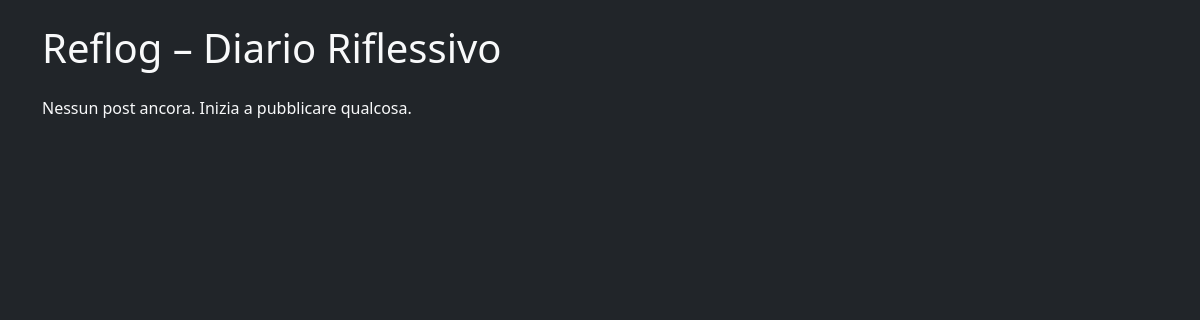
The app's page /, older data.
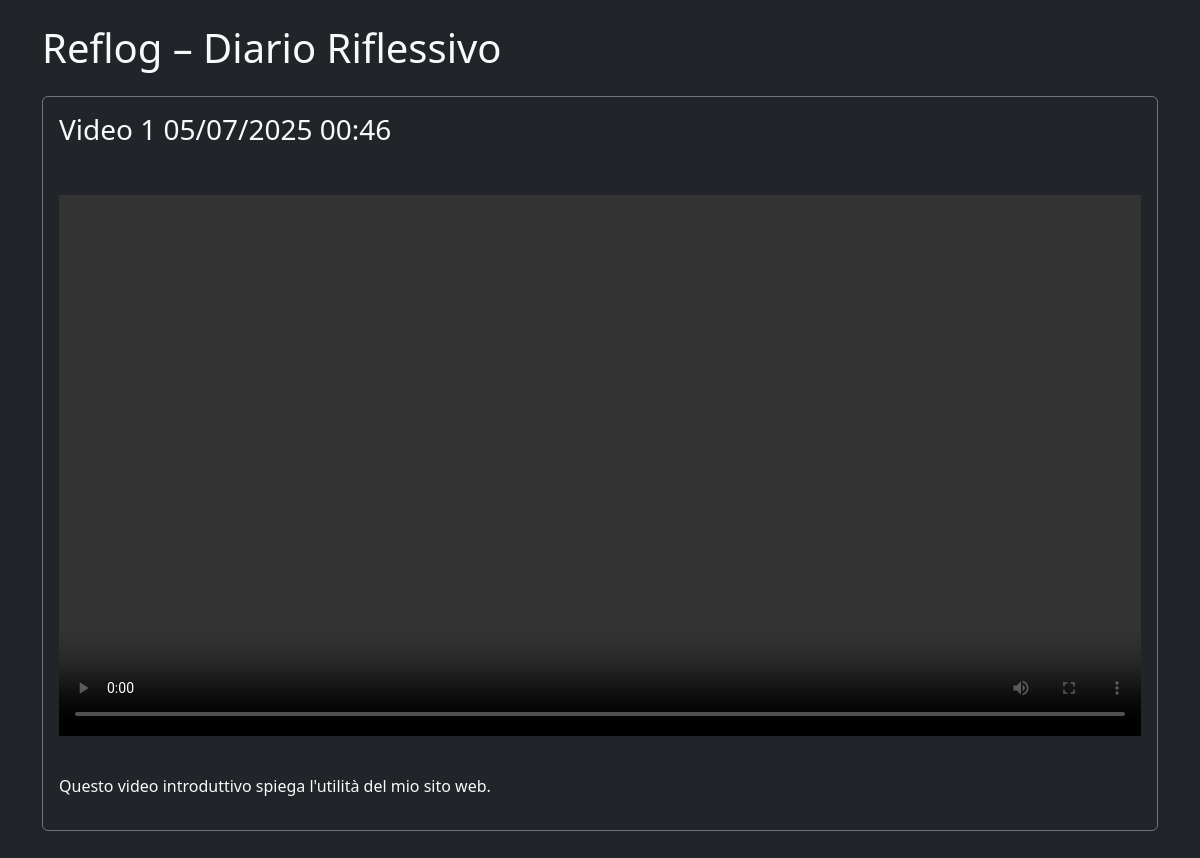
The same page, newer data.
### vlog/models.py (models this page shows, shortened)
class VlogPost(models.Model):
    title = models.CharField(max_length=200)
    video_file = CloudinaryField('video', resource_type='video', blank=True, null=True)
    audio_note = CloudinaryField('audio', resource_type='video', blank=True, null=True)
    video_url = models.URLField(blank=True, null=True)
    text_reflection = models.TextField()
    tags = models.CharField(max_length=200, help_text="Comma-separated tags", blank=True)
    created_at = models.DateTimeField(auto_now_add=True)

### vlog/views.py (the view)
# urls.py: 2. Add a URL to urlpatterns:  path('', views.home, name='home')
def home(request):
    posts = VlogPost.objects.order_by('-created_at')
    return render(request, 'vlog/home.html', {'posts': posts})

### vlog/templates/vlog/home.html (shortened to what this page needs)
{% extends "vlog/base.html" %}
{% block content %}
    {% for post in posts %}
        <div class="mb-5 p-3 border border-secondary rounded">
            <h3>{{ post.title }}</h3>
            <p class="text-muted">{{ post.created_at|date:"d M Y – H:i" }}</p>
            {% if post.video_file %}
                <video width="100%" controls controlsList="nodownload" class="mb-3">
                    <source src="{{ post.video_file.url }}" type="video/mp4">
                </video>
            {% elif post.video_url %}
                <div class="ratio ratio-16x9 mb-3">
                    <iframe src="{{ post.video_url }}" frameborder="0" allowfullscreen></iframe>
                </div>
            {% endif %}
            <p>{{ post.text_reflection|linebreaks }}</p>
        </div>
    {% empty %}
        <p>Nessun post ancora. Inizia a pubblicare qualcosa.</p>
    {% endfor %}
{% endblock %}

### vlog/templates/vlog/base.html (shortened to what this page needs)
<!DOCTYPE html>
<html lang="en">
<head>
    <link rel="stylesheet" href="https://cdn.jsdelivr.net/npm/bootstrap@5.3.0/dist/css/bootstrap.min.css">
</head>
<body class="bg-dark text-light">
    <div class="container py-4">
        <h1 class="mb-4">Reflog – Diario Riflessivo</h1>
        {% block content %}{% endblock %}
    </div>
</body>
</html>

Row changes from the older to the newer data that the page shows:
added VlogPost: title "Video 1 05/07/2025 00:46", text_reflection "Questo video introduttivo spiega l'utilità del mio sito web."
Text that changed along with them:
text no longer shown: "Nessun post ancora. Inizia a pubblicare qualcosa."
